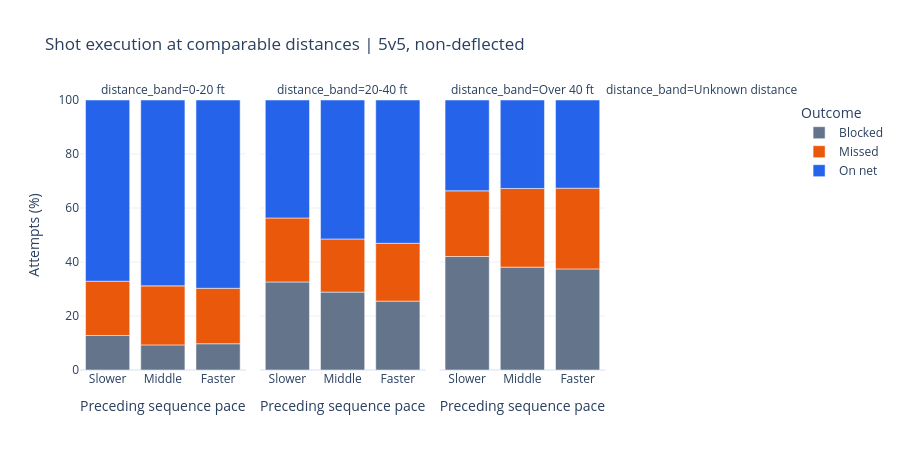

Notebook cell for this chart:
### Markdown cell above
## 8.6. Compare within shot-distance bands

Repeat the outcome comparison within broad distance bands using the same pooled pace boundaries. Include an unknown-distance group if needed. Retain counts; a sparse distance/pace cell cannot establish a stable execution pattern.

These are descriptive splits rather than a fully adjusted model. Shot type, angle, traffic, one-timers, teammates, and opponents can still explain differences. Distance is measured at the recorded attempt location, which may have source-specific tagging differences.

### Code cell
distance_summary = summarize_outcomes(analysis_shots, ["distance_band", "pace_band"])
display(distance_summary.round(2))
distance_plot = distance_summary.melt(
    id_vars=["distance_band", "pace_band", "attempts", "games"],
    value_vars=[f"{outcome}_pct" for outcome in OUTCOME_ORDER],
    var_name="shot_outcome", value_name="outcome_pct",
)
distance_plot["shot_outcome"] = distance_plot["shot_outcome"].str.removesuffix("_pct")
distance_fig = px.bar(
    distance_plot, x="pace_band", y="outcome_pct", color="shot_outcome", facet_col="distance_band",
    category_orders={"pace_band": PACE_ORDER, "shot_outcome": OUTCOME_ORDER,
                     "distance_band": ["0-20 ft", "20-40 ft", "Over 40 ft", "Unknown distance"]},
    color_discrete_map=OUTCOME_COLORS, hover_data=["attempts", "games"],
    labels={"pace_band": "Preceding sequence pace", "outcome_pct": "Attempts (%)", "shot_outcome": "Outcome"},
    title="Shot execution at comparable distances | 5v5, non-deflected",
)
distance_fig.update_layout(template="plotly_white", height=450)
distance_fig.update_yaxes(range=[0, 100])
distance_fig.show()

### Figure 1 — Plotly figure (JSON) as saved in the notebook; plotly's stock layout.template omitted (floating-point values rounded to 4 significant figures)
{"data": [{"customdata": [[185, 34], [215, 34], [219, 34]], "hovertemplate": "Outcome=Blocked<br>distance_band=0-20 ft<br>Preceding sequence pace=%{x}<br>Attempts (%)=%{y}<br>attempts=%{customdata[0]}<br>games=%{customdata[1]}<extra></extra>", "legendgroup": "Blocked", "marker": {"color": "#64748b", "pattern": {"shape": ""}}, "name": "Blocked", "orientation": "v", "showlegend": true, "textposition": "auto", "type": "bar", "x": ["Faster", "Middle", "Slower"], "xaxis": "x", "y": [9.73, 9.302, 12.79], "yaxis": "y"}, {"customdata": [[294, 34], [305, 34], [325, 34]], "hovertemplate": "Outcome=Blocked<br>distance_band=20-40 ft<br>Preceding sequence pace=%{x}<br>Attempts (%)=%{y}<br>attempts=%{customdata[0]}<br>games=%{customdata[1]}<extra></extra>", "legendgroup": "Blocked", "marker": {"color": "#64748b", "pattern": {"shape": ""}}, "name": "Blocked", "orientation": "v", "showlegend": false, "textposition": "auto", "type": "bar", "x": ["Faster", "Middle", "Slower"], "xaxis": "x2", "y": [25.51, 28.85, 32.62], "yaxis": "y2"}, {"customdata": [[398, 34], [357, 34], [333, 34]], "hovertemplate": "Outcome=Blocked<br>distance_band=Over 40 ft<br>Preceding sequence pace=%{x}<br>Attempts (%)=%{y}<br>attempts=%{customdata[0]}<br>games=%{customdata[1]}<extra></extra>", "legendgroup": "Blocked", "marker": {"color": "#64748b", "pattern": {"shape": ""}}, "name": "Blocked", "orientation": "v", "showlegend": false, "textposition": "auto", "type": "bar", "x": ["Faster", "Middle", "Slower"], "xaxis": "x3", "y": [37.44, 38.1, 42.04], "yaxis": "y3"}, {"customdata": [[185, 34], [215, 34], [219, 34]], "hovertemplate": "Outcome=Missed<br>distance_band=0-20 ft<br>Preceding sequence pace=%{x}<br>Attempts (%)=%{y}<br>attempts=%{customdata[0]}<br>games=%{customdata[1]}<extra></extra>", "legendgroup": "Missed", "marker": {"color": "#ea580c", "pattern": {"shape": ""}}, "name": "Missed", "orientation": "v", "showlegend": true, "textposition": "auto", "type": "bar", "x": ["Faster", "Middle", "Slower"], "xaxis": "x", "y": [20.54, 21.86, 20.09], "yaxis": "y"}, {"customdata": [[294, 34], [305, 34], [325, 34]], "hovertemplate": "Outcome=Missed<br>distance_band=20-40 ft<br>Preceding sequence pace=%{x}<br>Attempts (%)=%{y}<br>attempts=%{customdata[0]}<br>games=%{customdata[1]}<extra></extra>", "legendgroup": "Missed", "marker": {"color": "#ea580c", "pattern": {"shape": ""}}, "name": "Missed", "orientation": "v", "showlegend": false, "textposition": "auto", "type": "bar", "x": ["Faster", "Middle", "Slower"], "xaxis": "x2", "y": [21.43, 19.67, 23.69], "yaxis": "y2"}, {"customdata": [[398, 34], [357, 34], [333, 34]], "hovertemplate": "Outcome=Missed<br>distance_band=Over 40 ft<br>Preceding sequence pace=%{x}<br>Attempts (%)=%{y}<br>attempts=%{customdata[0]}<br>games=%{customdata[1]}<extra></extra>", "legendgroup": "Missed", "marker": {"color": "#ea580c", "pattern": {"shape": ""}}, "name": "Missed", "orientation": "v", "showlegend": false, "textposition": "auto", "type": "bar", "x": ["Faster", "Middle", "Slower"], "xaxis": "x3", "y": [29.9, 29.13, 24.32], "yaxis": "y3"}, {"customdata": [[185, 34], [215, 34], [219, 34]], "hovertemplate": "Outcome=On net<br>distance_band=0-20 ft<br>Preceding sequence pace=%{x}<br>Attempts (%)=%{y}<br>attempts=%{customdata[0]}<br>games=%{customdata[1]}<extra></extra>", "legendgroup": "On net", "marker": {"color": "#2563eb", "pattern": {"shape": ""}}, "name": "On net", "orientation": "v", "showlegend": true, "textposition": "auto", "type": "bar", "x": ["Faster", "Middle", "Slower"], "xaxis": "x", "y": [69.73, 68.84, 67.12], "yaxis": "y"}, {"customdata": [[294, 34], [305, 34], [325, 34]], "hovertemplate": "Outcome=On net<br>distance_band=20-40 ft<br>Preceding sequence pace=%{x}<br>Attempts (%)=%{y}<br>attempts=%{customdata[0]}<br>games=%{customdata[1]}<extra></extra>", "legendgroup": "On net", "marker": {"color": "#2563eb", "pattern": {"shape": ""}}, "name": "On net", "orientation": "v", "showlegend": false, "textposition": "auto", "type": "bar", "x": ["Faster", "Middle", "Slower"], "xaxis": "x2", "y": [53.06, 51.48, 43.69], "yaxis": "y2"}, {"customdata": [[398, 34], [357, 34], [333, 34]], "hovertemplate": "Outcome=On net<br>distance_band=Over 40 ft<br>Preceding sequence pace=%{x}<br>Attempts (%)=%{y}<br>attempts=%{customdata[0]}<br>games=%{customdata[1]}<extra></extra>", "legendgroup": "On net", "marker": {"color": "#2563eb", "pattern": {"shape": ""}}, "name": "On net", "orientation": "v", "showlegend": false, "textposition": "auto", "type": "bar", "x": ["Faster", "Middle", "Slower"], "xaxis": "x3", "y": [32.66, 32.77, 33.63], "yaxis": "y3"}], "layout": {"annotations": [{"font": {}, "showarrow": false, "text": "distance_band=0-20 ft", "x": 0.1175, "xanchor": "center", "xref": "paper", "y": 1.0, "yanchor": "bottom", "yref": "paper"}, {"font": {}, "showarrow": false, "text": "distance_band=20-40 ft", "x": 0.3725, "xanchor": "center", "xref": "paper", "y": 1.0, "yanchor": "bottom", "yref": "paper"}, {"font": {}, "showarrow": false, "text": "distance_band=Over 40 ft", "x": 0.6275, "xanchor": "center", "xref": "paper", "y": 1.0, "yanchor": "bottom", "yref": "paper"}, {"font": {}, "showarrow": false, "text": "distance_band=Unknown distance", "x": 0.8825, "xanchor": "center", "xref": "paper", "y": 1.0, "yanchor": "bottom", "yref": "paper"}], "barmode": "relative", "height": 450, "legend": {"title": {"text": "Outcome"}, "tracegroupgap": 0}, "title": {"text": "Shot execution at comparable distances | 5v5, non-deflected"}, "xaxis": {"anchor": "y", "categoryarray": ["Slower", "Middle", "Faster"], "categoryorder": "array", "domain": [0.0, 0.235], "title": {"text": "Preceding sequence pace"}}, "xaxis2": {"anchor": "y2", "categoryarray": ["Slower", "Middle", "Faster"], "categoryorder": "array", "domain": [0.255, 0.49], "matches": "x", "title": {"text": "Preceding sequence pace"}}, "xaxis3": {"anchor": "y3", "categoryarray": ["Slower", "Middle", "Faster"], "categoryorder": "array", "domain": [0.51, 0.745], "matches": "x", "title": {"text": "Preceding sequence pace"}}, "xaxis4": {"anchor": "y4", "categoryarray": ["Slower", "Middle", "Faster"], "categoryorder": "array", "domain": [0.765, 1.0], "matches": "x", "title": {"text": "Preceding sequence pace"}}, "yaxis": {"anchor": "x", "domain": [0.0, 1.0], "range": [0, 100], "title": {"text": "Attempts (%)"}}, "yaxis2": {"anchor": "x2", "domain": [0.0, 1.0], "matches": "y", "range": [0, 100], "showticklabels": false}, "yaxis3": {"anchor": "x3", "domain": [0.0, 1.0], "matches": "y", "range": [0, 100], "showticklabels": false}, "yaxis4": {"anchor": "x4", "domain": [0.0, 1.0], "matches": "y", "range": [0, 100], "showticklabels": false}}}
